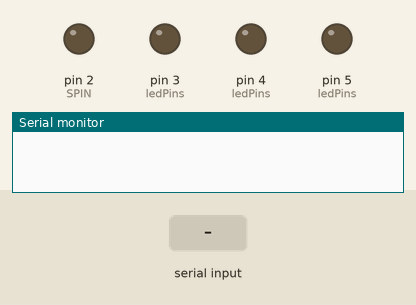
The sketch below on a simulated Arduino Uno, built with avr-gcc and run on an emulated ATmega328P. On the bench: output pins drawn as LEDs (lit = HIGH), the last lines printed to the serial monitor. Inputs (shaded band) come from the test bench. Random numbers use the default seed unless the sketch sets one.

Above: at 1.2 s.
1.3 s: "/spin=,45\n" received over Serial
At 10.9 s:
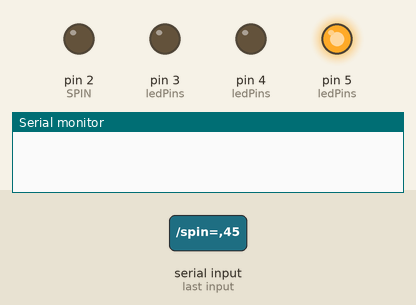
At 12.3 s:
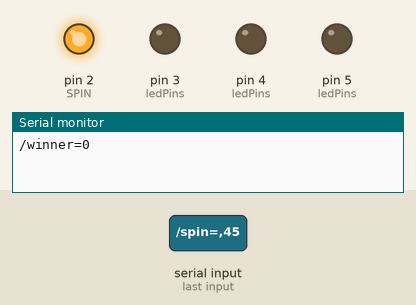
Timing chart, 0 to 12.6 s (numbered marks = the images above; inputs shaded):
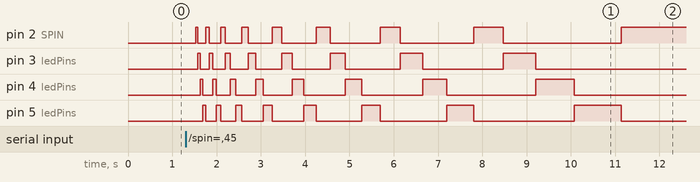

The sketch:

ruleta_arduino.ino
```cpp
#include "Selector.h"

void setup() {
  Serial.begin(9600);
  initializeHardware(ledPins, MAX_LEDS, buttonPin);
  randomSeed(analogRead(A2));
}

void loop() {
  handleSerial();

  if (currentState == SPIN) {
      turnOffAllLeds(ledPins, MAX_LEDS);

      int winner = spinRoulette(ledPins, MAX_LEDS, availableLeds, availableLedCount);

      Serial.print("/winner=");
      Serial.println(winner);

      showWinner(ledPins, MAX_LEDS, winner);

      currentState = IDLE;
      return;
  }

  if (currentState == LED_CHOICE) {
      int chosenLed = selectLed(ledPins, availableLeds, selectedLedIndex, availableLedCount);

      if (isButtonPressed(buttonPin)) {
        blinkLed(ledPins, chosenLed, BLINK_TIMES, BLINK_INTERVAL);

        Serial.print("/choice=");
        Serial.println(chosenLed);

        turnOffAllLeds(ledPins, MAX_LEDS);
        currentState = IDLE;
      }

      return;
  }

  delay(LOOP_DELAY);
}
```

Selector.cpp
```cpp
#include "Selector.h"

State currentState = IDLE;

int ledPins[MAX_LEDS] = { 2, 3, 4, 5 };
int buttonPin = 6;
int currentLedIndex = 0;

int availableLeds[MAX_LEDS];
int availableLedCount = 0;
int selectedLedIndex = 0;

String serialBuffer = "";

void initializeHardware(int pins[], int count, int button) {
  for (int i = 0; i < count; i++) {
    pinMode(pins[i], OUTPUT);
    digitalWrite(pins[i], LOW);
  }

  pinMode(button, INPUT_PULLUP);
  pinMode(A0, INPUT);
}

bool isButtonPressed(int pin) {
  static bool lastState = HIGH;
  bool currentButtonState = digitalRead(pin);

  if (lastState == HIGH && currentButtonState == LOW) {
    lastState = currentButtonState;
    return true;
  }

  lastState = currentButtonState;
  return false;
}

void turnOffAllLeds(int pins[], int count) {
  for (int i = 0; i < count; i++) {
    digitalWrite(pins[i], LOW);
  }
}

void turnOnLed(int pins[], int index) {
  turnOffAllLeds(pins, MAX_LEDS);
  digitalWrite(pins[index], HIGH);
}

void blinkLed(int pins[], int index, int times, int blinkInterval) {
  for (int i = 0; i < times; i++) {
    digitalWrite(pins[index], LOW);
    delay(blinkInterval);
    digitalWrite(pins[index], HIGH);
    delay(blinkInterval);
  }

  digitalWrite(pins[index], LOW);
}

int selectLed(int hardwarePins[], int allowedLeds[], int &selectedIndex, int allowedCount) {
  if (allowedCount == 0) {
    return -1;
  }

  if (selectedIndex >= allowedCount) {
    selectedIndex = 0;
  }

  int joystickValue = analogRead(A0);

  if (joystickValue < JOYSTICK_LOW) {
    selectedIndex = (selectedIndex + 1) % allowedCount;
    turnOnLed(hardwarePins, allowedLeds[selectedIndex]);
    delay(INPUT_DELAY);
  } else if (joystickValue > JOYSTICK_HIGH) {
    selectedIndex = (selectedIndex - 1 + allowedCount) % allowedCount;
    turnOnLed(hardwarePins, allowedLeds[selectedIndex]);
    delay(INPUT_DELAY);
  }

  if (selectedIndex < 0 || selectedIndex >= allowedCount) {
    return -1;
  }

  return allowedLeds[selectedIndex];
}

int spinRoulette(int hardwarePins[], int hardwareCount, int allowedLeds[], int allowedCount) {
  if (allowedCount == 0) {
    return -1;
  }

  int winner = allowedLeds[random(allowedCount)];
  int position = 0;
  int delayTime = 50;

  for (int i = 0; i < random(25, 35); i++) {
    turnOnLed(hardwarePins, position);
    delay(delayTime);

    position = (position + 1) % hardwareCount;
    delayTime *= 1.1;
  }

  while (position != winner) {
    turnOnLed(hardwarePins, position);
    delay(delayTime);

    position = (position + 1) % hardwareCount;
    delayTime *= 1.2;
  }

  return winner;
}

void showWinner(int pins[], int count, int winner) {
  turnOnLed(pins, winner);

  delay(WINNER_DISPLAY_TIME);
  turnOffAllLeds(pins, count);
}

void parseLedList(String request) {
  availableLedCount = 0;

  int equalsIndex = request.indexOf('=');

  if (equalsIndex == -1) {
    return;
  }

  String list = request.substring(equalsIndex + 1);
  list.trim();

  int start = 0;

  while (start < list.length()) {
    int commaIndex = list.indexOf(',', start);
    String token;

    if (commaIndex == -1) {
      token = list.substring(start);
      start = list.length();
    } else {
      token = list.substring(start, commaIndex);
      start = commaIndex + 1;
    }

    token.trim();
    int value = token.toInt();

    if (value >= 0 && value < MAX_LEDS && availableLedCount < MAX_LEDS) {
      availableLeds[availableLedCount++] = value;
    }
  }
}

void highlightSelectedLed() {
  if (availableLedCount > 0) {
    turnOnLed(ledPins, availableLeds[selectedLedIndex]);
  }
}

void processCommand(String request) {
  request.trim();

  if (request.length() == 0) return;

  if (request.startsWith("/choose_from=")) {
    parseLedList(request);

    selectedLedIndex = 0;
    turnOffAllLeds(ledPins, MAX_LEDS);
    highlightSelectedLed();

    currentState = LED_CHOICE;
  }
  else if (request.startsWith("/spin=")) {
    parseLedList(request);
    currentState = SPIN;
  }
}

void handleSerial() {
  if (!Serial.available()) {
    return;
  }

  char character = Serial.read();

  if (character == '\n') {
    processCommand(serialBuffer);
    serialBuffer = "";
  } else {
    serialBuffer += character;
  }
}
```

Selector.h
```cpp
#ifndef SELECTOR_H
#define SELECTOR_H

#include <Arduino.h>

#define MAX_LEDS 4

#define JOYSTICK_HIGH 800
#define JOYSTICK_LOW 200

#define BLINK_TIMES 2
#define BLINK_INTERVAL 80

#define INPUT_DELAY 200
#define LOOP_DELAY 25
#define WINNER_DISPLAY_TIME 3000

enum State {
  IDLE,
  LED_CHOICE,
  SPIN
};

extern State currentState;

extern int ledPins[MAX_LEDS];
extern int buttonPin;
extern int currentLedIndex;

extern int availableLeds[MAX_LEDS];
extern int availableLedCount;
extern int selectedLedIndex;

extern String serialBuffer;

void initializeHardware(int pins[], int count, int button);
bool isButtonPressed(int pin);

void turnOffAllLeds(int pins[], int count);
void blinkLed(int pins[], int index, int times, int blinkInterval);

int selectLed(int hardwarePins[], int allowedLeds[], int &selectedIndex, int allowedCount);

int spinRoulette(int hardwarePins[], int hardwareCount, int allowedLeds[], int allowedCount);
void showWinner(int pins[], int count, int winner);

void handleSerial();

#endif
```
